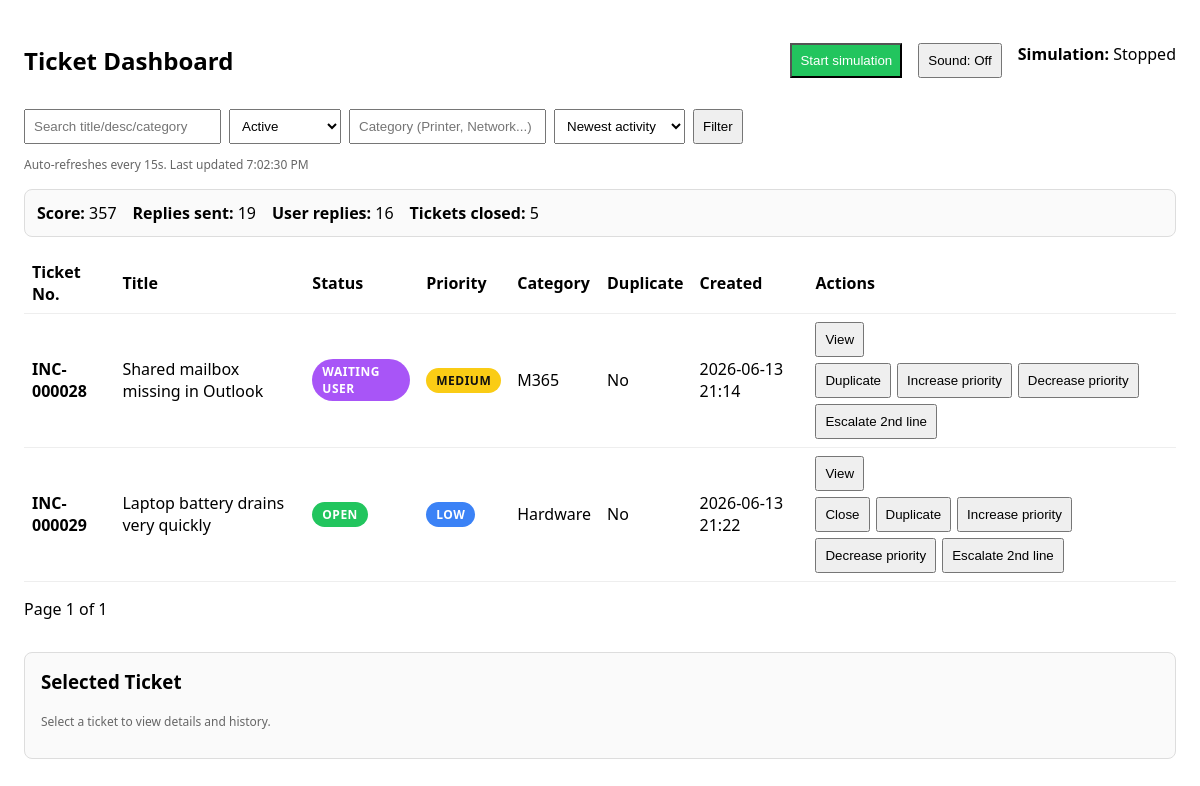
The page /reports/ on the database as committed earlier.
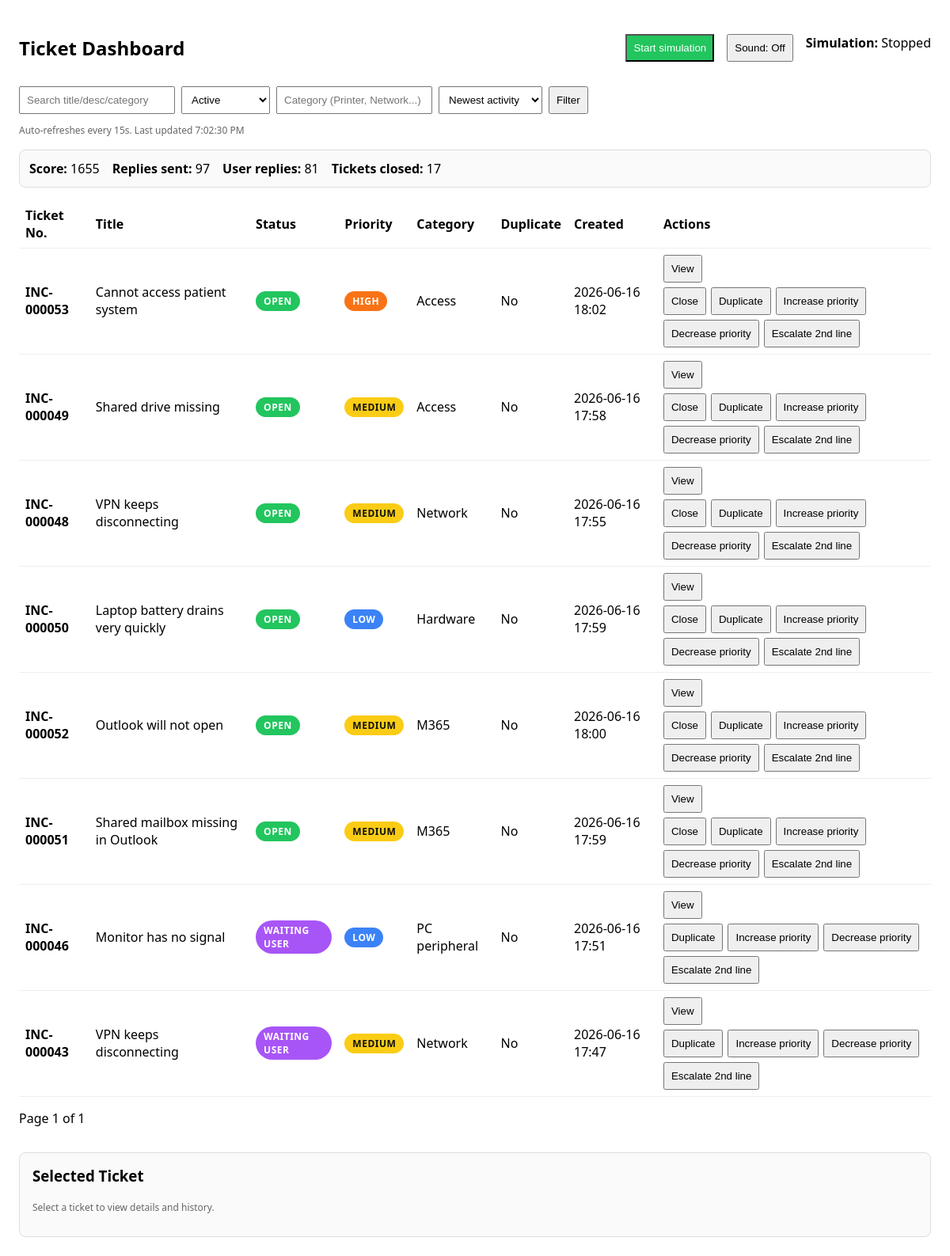
The same page on the database as committed later.
### tickets/models.py (models this page shows, shortened)
class GameState(models.Model):
    score = models.IntegerField(default=0)
    tickets_closed = models.IntegerField(default=0)
    replies_sent = models.IntegerField(default=0)
    user_replies_received = models.IntegerField(default=0)
    simulation_running = models.BooleanField(default=False)
    updated_at = models.DateTimeField(auto_now=True)
    @classmethod
    def get_state(cls):
        state, _ = cls.objects.get_or_create(id=1)
        return state

class Ticket(models.Model):
    PRIORITY_CRITICAL = 0
    PRIORITY_HIGH = 1
    PRIORITY_MEDIUM = 2
    PRIORITY_LOW = 3
    PRIORITY_CHOICES = [
        (PRIORITY_CRITICAL, "Critical"),
        (PRIORITY_HIGH, "High"),
        (PRIORITY_MEDIUM, "Medium"),
        (PRIORITY_LOW, "Low"),
    ]
    STATUS_OPEN = "open"
    STATUS_WAITING_USER = "waiting_user"
    STATUS_CLOSED = "closed"
    STATUS_ESCALATED = "escalated"
    STATUS_CHOICES = [
    (STATUS_OPEN, "Open"),
    (STATUS_WAITING_USER, "Waiting user"),
    (STATUS_CLOSED, "Closed"),
    (STATUS_ESCALATED, "Escalated"),
]
    title = models.CharField(max_length=400)
    description = models.TextField(blank=True)
    created_at = models.DateTimeField(auto_now_add=True)
    priority = models.IntegerField(
        choices=PRIORITY_CHOICES,
        default=PRIORITY_LOW
    )
    status = models.CharField(
        max_length=50,
        choices=STATUS_CHOICES,
        default=STATUS_OPEN
    )
    category = models.CharField(max_length=100, blank=True, null=True)
    is_duplicate = models.BooleanField(default=False)
    updated_at = models.DateTimeField(auto_now=True)
    user_reply_due_at = models.DateTimeField(blank=True, null=True)
    is_waiting_for_simulated_reply = models.BooleanField(default=False)

### reports/views.py (the view)
# urls.py: path("", lambda request: redirect("reports/dashboard/")),
def dashboard(request):
    qs = Ticket.objects.all()
    q = (request.GET.get("q") or "").strip()
    if q:
        qs = qs.filter(
            Q(title__icontains=q) |
            Q(description__icontains=q) |
            Q(category__icontains=q)
        )
    status = (request.GET.get("status") or "active").strip().lower()
    if status == "active":
        qs = qs.exclude(status__in=[Ticket.STATUS_CLOSED, Ticket.STATUS_ESCALATED])
    elif status in {
        Ticket.STATUS_OPEN,
        Ticket.STATUS_WAITING_USER,
        Ticket.STATUS_CLOSED,
        Ticket.STATUS_ESCALATED,
    }:
        qs = qs.filter(status=status)
    elif status == "all":
        pass
    else:
        status = "active"
        qs = qs.exclude(status__in=[Ticket.STATUS_CLOSED, Ticket.STATUS_ESCALATED])
    category = (request.GET.get("category") or "").strip()
    if category:
        qs = qs.filter(category__icontains=category)
    ordering = request.GET.get("ordering") or "-updated_at"
    if ordering not in {"-updated_at", "-created_at", "created_at", "priority"}:
        ordering = "-updated_at"
    qs = qs.order_by(ordering)
    paginator = Paginator(qs, 10)
    page_number = request.GET.get("page")
    page_obj = paginator.get_page(page_number)
    selected_ticket = None
    selected_ticket_id = request.GET.get("selected")
    game_state = GameState.get_state()
    if selected_ticket_id:
        selected_ticket = Ticket.objects.filter(id=selected_ticket_id).first()
    context = {
        "tickets": page_obj,
        "q": q,
        "status": status,
        "category": category,
        "ordering": ordering,
        "selected_ticket": selected_ticket,
        "selected_ticket_id": selected_ticket_id,
        "game_state": game_state,
    }
    return render(request, "reports/dashboard.html", context)

### reports/templates/reports/dashboard.html (shortened to what the changed rows need)
<!doctype html>
<html lang="en">
<head>
</head>
<body>
<header>
  <h2 style="margin-right:auto">Ticket Dashboard</h2>
</header>
<section style="display:flex; gap:16px; margin:16px 0; flex-wrap:wrap; border:1px solid #ddd; padding:12px; border-radius:8px; background:#fafafa;">
  <div><strong>Score:</strong> {{ game_state.score }}</div>
  <div><strong>Replies sent:</strong> {{ game_state.replies_sent }}</div>
  <div><strong>User replies:</strong> {{ game_state.user_replies_received }}</div>
  <div><strong>Tickets closed:</strong> {{ game_state.tickets_closed }}</div>
</section>
<table id="table">
  <thead>
    <tr>
      <th>Ticket No.</th>
      <th>Title</th>
      <th>Status</th>
      <th>Priority</th>
      <th>Category</th>
      <th>Duplicate</th>
      <th>Created</th>
      <th>Actions</th>
    </tr>
  </thead>
  <tbody id="tbody">
    {% for t in tickets %}
<tr class="
">
<td>
    <strong>INC-{{ t.id|stringformat:"06d" }}</strong>
  </td>
  <td>{{ t.title }}</td>
  <td>
    <span class="pill {{ t.status|lower }}">
      {% if t.status == "waiting_user" %}
  WAITING USER
{% elif t.status == "escalated" %}
  ESCALATED
{% else %}
  {{ t.status|upper }}
{% endif %}
    </span>
  </td>
  <td>
  <span class="pill
    {% if t.priority == 0 %}priority-critical
    {% elif t.priority == 1 %}priority-high
    {% elif t.priority == 2 %}priority-medium
    {% else %}priority-low
    {% endif %}">
    {% if t.priority == 0 %}CRITICAL
    {% elif t.priority == 1 %}HIGH
    {% elif t.priority == 2 %}MEDIUM
    {% else %}LOW
    {% endif %}
  </span>
</td>
  <td>{{ t.category|default:"—" }}</td>
  <td>{{ t.is_duplicate|yesno:"Yes,No" }}</td>
  <td>{{ t.created_at|date:"Y-m-d H:i" }}</td>
<td>
  <div style="display:flex; gap:6px; flex-wrap:wrap;">
   <a href="?selected={{ t.id }}&q={{ q }}&status={{ status }}&category={{ category }}&ordering={{ ordering }}">
  <button
    type="button"
  >
    View
  </button>
</a>
    <form method="post" action="{% url 'ticket_action' t.id %}" style="display:flex; gap:6px; flex-wrap:wrap;">
      {% if t.status|lower == "open" %}
        <button type="submit" name="action" value="close">Close</button>
      {% elif t.status|lower == "closed" %}
        <button type="submit" name="action" value="reopen">Reopen</button>
      {% endif %}
      {% if t.is_duplicate %}
        <button type="submit" name="action" value="not_duplicate">Not duplicate</button>
      {% else %}
        <button type="submit" name="action" value="duplicate">Duplicate</button>
      {% endif %}
      <button type="submit" name="action" value="increase_priority">Increase priority</button>
      <button type="submit" name="action" value="decrease_priority">Decrease priority</button>
      <button type="submit" name="action" value="escalate_2nd_line">Escalate 2nd line</button>
    </form>
  </div>
</td>
</tr>
    {% endfor %}
  </tbody>
</table>
</body>
</html>

Rows that differ between the two databases and show on the page:
no longer on this page (row edited): Ticket: id "000028", title "Shared mailbox missing in Outlook", status "WAITING USER", priority "MEDIUM", category "M365", is_duplicate "No", created_at "2026-06-13 21:14", shows "Duplicate"
no longer on this page (row edited): Ticket: id "000029", title "Laptop battery drains very quickly", status "OPEN", priority "LOW", category "Hardware", is_duplicate "No", created_at "2026-06-13 21:22", shows "Close", shows "Duplicate"
changed GameState: score "357" → "1655"; replies_sent "19" → "97"; user_replies_received "16" → "81"; tickets_closed "5" → "17"
added Ticket: id "000053", title "Cannot access patient system", status "OPEN", priority "HIGH", category "Access", is_duplicate "No", created_at "2026-06-16 18:02", shows "Close", shows "Duplicate"
added Ticket: id "000049", title "Shared drive missing", status "OPEN", priority "MEDIUM", category "Access", is_duplicate "No", created_at "2026-06-16 17:58", shows "Close", shows "Duplicate"
added Ticket: id "000048", title "VPN keeps disconnecting", status "OPEN", priority "MEDIUM", category "Network", is_duplicate "No", created_at "2026-06-16 17:55", shows "Close", shows "Duplicate"
added Ticket: id "000050", title "Laptop battery drains very quickly", status "OPEN", priority "LOW", category "Hardware", is_duplicate "No", created_at "2026-06-16 17:59", shows "Close", shows "Duplicate"
added Ticket: id "000052", title "Outlook will not open", status "OPEN", priority "MEDIUM", category "M365", is_duplicate "No", created_at "2026-06-16 18:00", shows "Close", shows "Duplicate"
added Ticket: id "000051", title "Shared mailbox missing in Outlook", status "OPEN", priority "MEDIUM", category "M365", is_duplicate "No", created_at "2026-06-16 17:59", shows "Close", shows "Duplicate"
added Ticket: id "000046", title "Monitor has no signal", status "WAITING USER", priority "LOW", category "PC peripheral", is_duplicate "No", created_at "2026-06-16 17:51", shows "Duplicate"
added Ticket: id "000043", title "VPN keeps disconnecting", status "WAITING USER", priority "MEDIUM", category "Network", is_duplicate "No", created_at "2026-06-16 17:47", shows "Duplicate"
